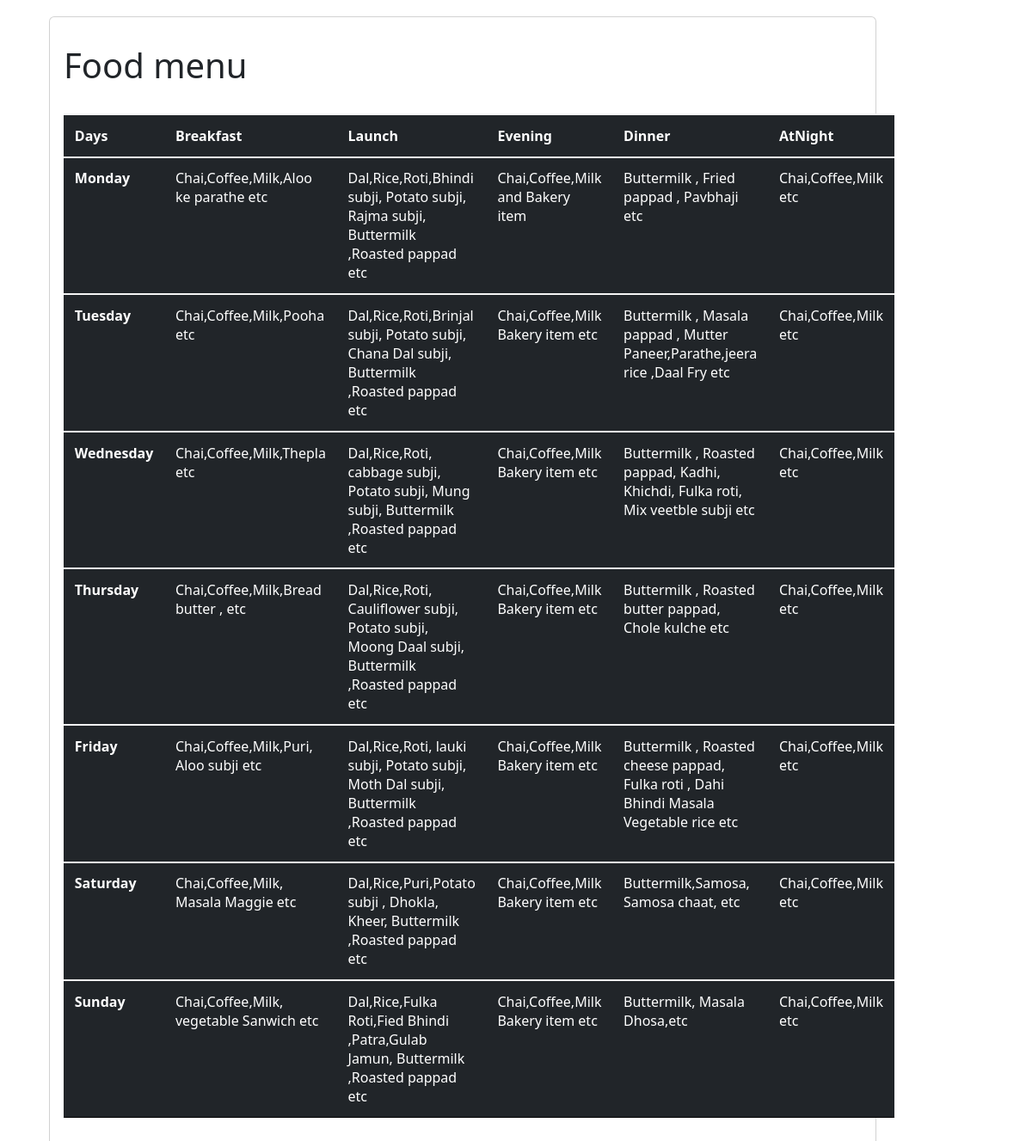
/FoodMenu, run on the app's committed database.
### hostel/models.py (models this page shows, shortened)
class FoodMenu(models.Model):
    Days = models.CharField(max_length=100)
    Breakfast = models.CharField(max_length=100)
    Launch = models.CharField(max_length=100)
    Evening = models.CharField(max_length=100)
    Dinner= models.CharField(max_length=100)
    AtNight= models.CharField(max_length=100)

### hostel/views.py (the view)
# urls.py: path('FoodMenu', views.Food_Menu, name='FoodMenu'),
def Food_Menu(request):
    data=FoodMenu.objects.all().values()
    print(data)
    cont={
        'item':data
    }
    return render(request,'FoodMenu.html',cont)

### templates/FoodMenu.html (shortened to what this page needs)
<link href="https://cdn.jsdelivr.net/npm/bootstrap@5.3.0-alpha1/dist/css/bootstrap.min.css" rel="stylesheet">
  <body>
    <form action="" method="post" enctype="multipart/form-data">
    <div class="container">
        <div class="main">
            <div class="row">
                <div class="col-md-8 mt-1">
                    <div class="card mb-3"style="width:962px;">
                        <h1 class="m-3 pt-3">Food menu</h1>
                        <div class="card-body">
  <table class="table table-dark">
  <thead>
    <tr>
      <th scope="col">Days</th>
      <th scope="col">Breakfast</th>
      <th scope="col">Launch</th>
      <th scope="col">Evening</th>
      <th scope="col">Dinner</th>
      <th scope="col">AtNight</th>
    </tr>
  </thead>
  <tbody>
    {% if item %}
    {% for item1 in item %}
    <tr>
      <th scope="row">{{item1.Days}}</th>
      <td>{{item1.Breakfast}}</td>
      <td>{{item1.Launch}}</td>
      <td>{{item1.Evening}}</td>
      <td>{{item1.Dinner}}</td>
      <td>{{item1.AtNight}}</td>
    </tr>
    {% endfor %}
    {% endif %}
 </tbody>
</table>

### templates/FoodMenu.html (style rules this page uses)
body { background-image: url('https://th.bing.com/th/id/OIP.T2LG8KM2tHqtCu-RGk6kOAHaE7?pid=ImgDet&rs=1'); background-repeat: no-repeat ; background-size: cover; }
.main { padding: 15px; }
.card { position: relative; display: flex; flex-direction: column; }
.table-dark td, .table-dark th, .table-dark thead th { border-color:black; padding: .80rem; vertical-align: top; border-top: 2px solid whitesmoke; }

### data on the page
FoodMenu: Days "Monday", Breakfast "Chai,Coffee,Milk,Aloo ke parathe etc", Launch "Dal,Rice,Roti,Bhindi subji, Potato subji, Rajma subji, Buttermilk ,Roasted pappad etc", Evening "Chai,Coffee,Milk and Bakery item", Dinner "Buttermilk , Fried pappad , Pavbhaji etc", AtNight "Chai,Coffee,Milk etc"
FoodMenu: Days "Tuesday", Breakfast "Chai,Coffee,Milk,Pooha etc", Launch "Dal,Rice,Roti,Brinjal subji, Potato subji, Chana Dal subji, Buttermilk ,Roasted pappad etc", Evening "Chai,Coffee,Milk Bakery item etc", Dinner "Buttermilk , Masala pappad , Mutter Paneer,Parathe,jeera rice ,Daal Fry etc", AtNight "Chai,Coffee,Milk etc"
FoodMenu: Days "Wednesday", Breakfast "Chai,Coffee,Milk,Thepla etc", Launch "Dal,Rice,Roti, cabbage subji, Potato subji, Mung subji, Buttermilk ,Roasted pappad etc", Evening "Chai,Coffee,Milk Bakery item etc", Dinner "Buttermilk , Roasted pappad, Kadhi, Khichdi, Fulka roti, Mix veetble subji etc", AtNight "Chai,Coffee,Milk etc"
FoodMenu: Days "Thursday", Breakfast "Chai,Coffee,Milk,Bread butter , etc", Launch "Dal,Rice,Roti, Cauliflower subji, Potato subji, Moong Daal subji, Buttermilk ,Roasted pappad etc", Evening "Chai,Coffee,Milk Bakery item etc", Dinner "Buttermilk , Roasted butter pappad, Chole kulche etc", AtNight "Chai,Coffee,Milk etc"
FoodMenu: Days "Friday", Breakfast "Chai,Coffee,Milk,Puri, Aloo subji etc", Launch "Dal,Rice,Roti, lauki subji, Potato subji, Moth Dal subji, Buttermilk ,Roasted pappad etc", Evening "Chai,Coffee,Milk Bakery item etc", Dinner "Buttermilk , Roasted cheese pappad, Fulka roti , Dahi Bhindi Masala Vegetable rice etc", AtNight "Chai,Coffee,Milk etc"
FoodMenu: Days "Saturday", Breakfast "Chai,Coffee,Milk, Masala Maggie etc", Launch "Dal,Rice,Puri,Potato subji , Dhokla, Kheer, Buttermilk ,Roasted pappad etc", Evening "Chai,Coffee,Milk Bakery item etc", Dinner "Buttermilk,Samosa, Samosa chaat, etc", AtNight "Chai,Coffee,Milk etc"
FoodMenu: Days "Sunday", Breakfast "Chai,Coffee,Milk, vegetable Sanwich etc", Launch "Dal,Rice,Fulka Roti,Fied Bhindi ,Patra,Gulab Jamun, Buttermilk ,Roasted pappad etc", Evening "Chai,Coffee,Milk Bakery item etc", Dinner "Buttermilk, Masala Dhosa,etc", AtNight "Chai,Coffee,Milk etc"
